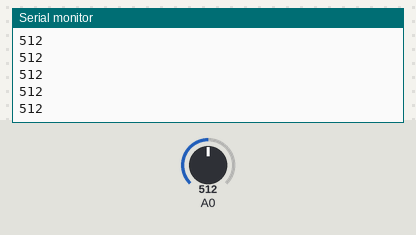
The sketch below on a simulated Arduino Uno, built with avr-gcc and run on an emulated ATmega328P. Parts: the last lines printed to the serial monitor. The inputs (shaded band) are chosen by the test bench; at power-on: A0 = 512.

Above: at 1.2 s.
1.3 s: A0 set to 716
At 1.9 s:
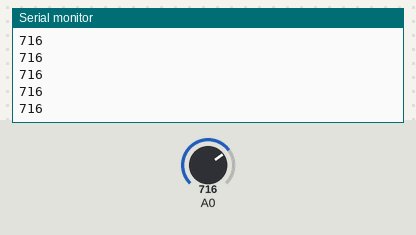
2.8 s: A0 set to 900
At 3.6 s:
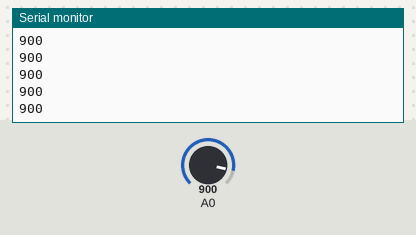
Timing chart, 0 to 5.8 s (numbered marks = the images above; inputs shaded):
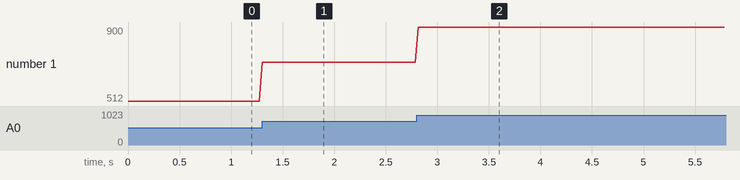

Measured:
- after the input at 1.3 s, the serial monitor: prints a new line at once (image 1)
- after the input at 2.8 s, the serial monitor: prints a new line at once (image 2)
- plotted number 1: 512 → 716 after the input at 1.3 s, 716 → 900 after the input at 2.8 s

The sketch:

tilt.ino
```cpp
void setup() {
  Serial.begin(9600);
}

void loop() {
  Serial.print(analogRead(0));
  Serial.println();
  delay(30);
}
```
